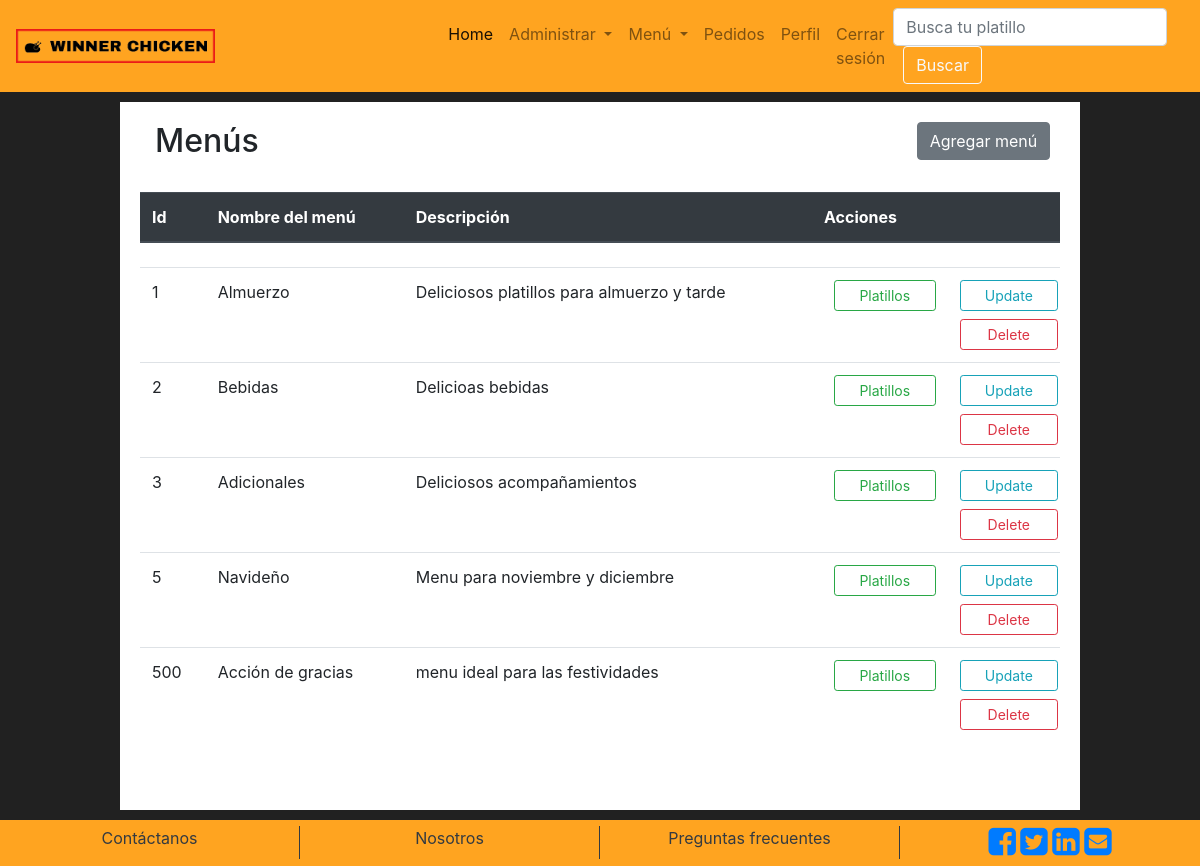
The page /CRUD_menu.php (signed in) on the database its author committed.
### tables this page shows
CREATE TABLE `menu` (
  `id_menu` int(11) NOT NULL,
  `nombre` varchar(100) NOT NULL,
  `descripcion` varchar(500) NOT NULL
);

### CRUD_menu.php (the view, shortened to what this page needs)
<!DOCTYPE html>
<html lang="en">
<head>
    <link rel="stylesheet" href="https://stackpath.bootstrapcdn.com/bootstrap/4.4.1/css/bootstrap.min.css">
    <link rel="stylesheet" href="https://cdnjs.cloudflare.com/ajax/libs/font-awesome/4.7.0/css/font-awesome.min.css">
    <link rel="stylesheet" href="css/main.css">
</head>
<body>
<?php
          include "header.php"
            ?>
    <div class="register">
    <div class="padd2">
    <h2 class="col-lg-10 float-left">Menús</h2>
      <a class="btn btn-secondary" href="agregarM.php"> Agregar menú</a>
    </div>
      <div class="adapt-table padd">
      <table class="table">
          <thead class="thead-dark">
            <tr>
              <th >Id </th>
              <th  >Nombre del menú</th>
              <th >Descripción</th>
              <th COLSPAN="2"> Acciones</th>
            </tr>
          </thead>
          <tbody>
              <th scope="row">
              </th>
              <?php
                  include "php/conexion.php";
                  $stmt = $pdo->prepare('SELECT * FROM restaurante.menu');
                  $stmt->execute();
                  $resultado=$stmt->fetchAll();
                  foreach($resultado as $fila):?>
              <tr>
              <td><?php echo $fila['id_menu'];?></td>
              <td><?php echo $fila['nombre'];?></td>
              <td><?php echo $fila['descripcion'];?></td>
              <td><a href="proXmenu.php?id=<?php echo $fila['id_menu']; ?>" class="btn btn-block btn-sm btn-outline-success">Platillos</a></td>
			        <td>
                <a href="updateMenu.php?id=<?php echo $fila['id_menu']; ?>"  class="btn btn-block btn-sm btn-outline-info" >Update</a>
                <a href="delete.php?idM=<?php echo $fila['id_menu']; ?>" class="btn btn-block btn-sm btn-outline-danger">Delete</a>
              </td>
            </tr>
            <?php endforeach ?>
          </tbody>
        </table>
        </div>
    </div>
<?php
          include "footer.php"
            ?>
</body>
</html>

### css/main.css (style rules this page uses)
.register { background-color: white; padding: 20px; margin: 10px; }
.btn { margin-left: 10px; }
.register { width: 80%; margin: 0 auto; margin-top: 10px; margin-bottom: 10px; }
body { background-color: #212121; }
.padd { padding-top: 2rem; padding-bottom: 2rem; }

### rows shown on the page
menu: id_menu "1", nombre "Almuerzo", descripcion "Deliciosos platillos para almuerzo y tarde"
menu: id_menu "2", nombre "Bebidas", descripcion "Delicioas bebidas"
menu: id_menu "3", nombre "Adicionales", descripcion "Deliciosos acompañamientos"
menu: id_menu "5", nombre "Navideño", descripcion "Menu para noviembre y diciembre"
menu: id_menu "500", nombre "Acción de gracias", descripcion "menu ideal para las festividades"
